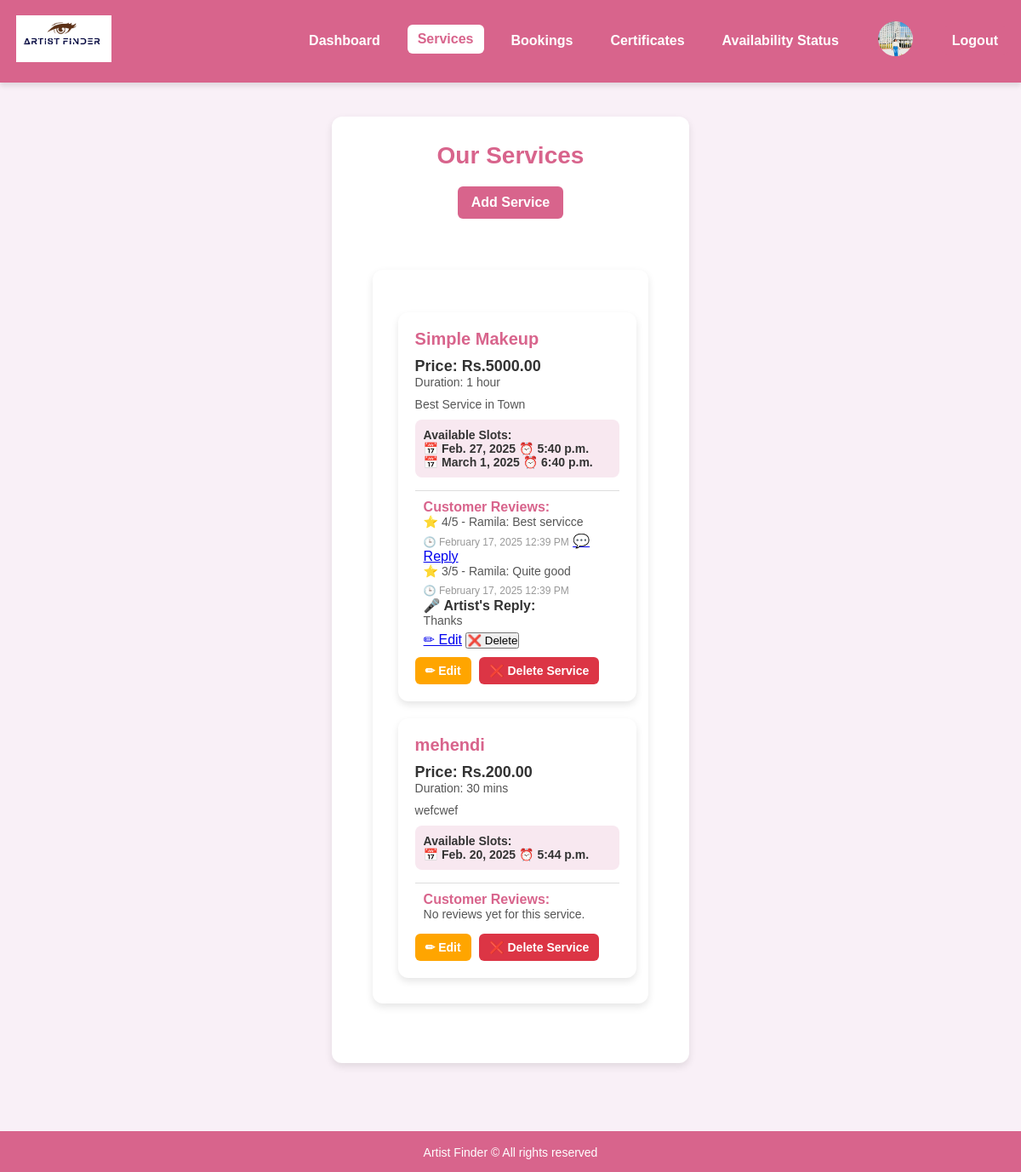
Screenshot of /services/ (signed in) with the database file from the repository.
### accounts/models.py (models this page shows, shortened)
class User(AbstractUser):
    username = None  # ✅ Remove username field completely
    email = models.EmailField(unique=True)  # Email as the unique identifier
    phone = models.CharField(max_length=15, unique=True)
    password = models.CharField(max_length=100)
    profile_image = models.ImageField(upload_to="profile_images/", null=True, blank=True)
    is_verified = models.BooleanField(default=False)
    is_artist = models.BooleanField(default=False)
    otp = models.CharField(max_length=6, blank=True, null=True)  # ✅ Stores OTP
    city = models.CharField(max_length=100, null=True, blank=True)
    works_at = models.CharField(max_length=255, null=True, blank=True)
    experience_years = models.IntegerField(default=0, null=True, blank=True)
    training_certificate = models.FileField(upload_to="certificates/", null=True, blank=True)
    is_available = models.BooleanField(default=True)
    USERNAME_FIELD = "email"  # ✅ Login using email instead of username
    REQUIRED_FIELDS = []  # ✅ Don't require username
    objects = CustomUserManager()  # ✅ Use custom manager

class Service(models.Model):
    artist = models.ForeignKey(User, related_name='services', on_delete=models.CASCADE)
    service_name = models.CharField(max_length=255)
    price = models.DecimalField(max_digits=10, decimal_places=2)
    duration = models.CharField(max_length=50, default="30 mins")
    description = models.TextField(blank=True, null=True)
    created_at = models.DateTimeField(auto_now_add=True)

class ServiceAvailability(models.Model):
    service = models.ForeignKey(Service, on_delete=models.CASCADE, related_name="availability")
    available_date = models.DateField()
    available_time = models.TimeField()
    is_booked = models.BooleanField(default=False)  # ✅ Ensure this field exists
    class Meta:
        unique_together = ('service', 'available_date', 'available_time')  # Prevent duplicate entries

class Review(models.Model):
    artist = models.ForeignKey(User, on_delete=models.CASCADE, related_name="artist_reviews")  # ✅ Link to artist
    service = models.ForeignKey(Service, on_delete=models.CASCADE, related_name="service_reviews", null=True, blank=True)  # ✅ Allow NULL
    user = models.ForeignKey(User, on_delete=models.CASCADE, related_name="user_reviews")
    rating = models.IntegerField(choices=[(i, i) for i in range(1, 6)], default=5)
    comment = models.TextField()
    is_anonymous = models.BooleanField(default=False)  # ✅ New: Anonymous Option
    created_at = models.DateTimeField(auto_now_add=True)
    artist_reply = models.TextField(blank=True, null=True)  # ✅ Artist reply field

### accounts/views.py (the view)
# urls.py: path('services/', views.services, name='services'),
@login_required(login_url='artist_login')
def services(request):
    artist_services = Service.objects.filter(artist=request.user).prefetch_related('service_reviews')  # ✅ Load reviews efficiently
    return render(request, 'accounts/services.html', {'services': artist_services})

### accounts/templates/accounts/services.html (shortened to what this page needs)
{% load static %}
<!DOCTYPE html>
<html lang="en">
<head>
    <link rel="stylesheet" href="{% static 'css/artist_dashboard.css' %}">
    <link rel="stylesheet" href="{% static 'css/services.css' %}">
</head>
<body>
    <header class="header">
        <div class="logo">
            <img src="{% static 'imagess/logo.png' %}" alt="Artist Finder Logo">
        </div>
        <nav class="navbar">
            <a href="{% url 'artist_dashboard' %}" class="nav-item">Dashboard</a>
            <a href="{% url 'services' %}" class="nav-item active">Services</a>
            <a href="{% url 'bookings' %}" class="nav-item">Bookings</a>
            <a href="{% url 'certificates' %}" class="nav-item">Certificates</a>
            <a href="{% url 'availability_status' %}" class="nav-item">Availability Status</a>
            <a href="{% url 'artist_profile' %}" class="nav-item profile-link">
                {% if user.profile_image %}
                    <img src="{{ user.profile_image.url }}" alt="Profile Image" class="profile-img">
                {% else %}
                    <img src="{% static 'images/default_profile.png' %}" alt="Default Profile Image" class="profile-img">
                {% endif %}
            </a>
            <a href="{% url 'artist_logout' %}" class="nav-item logout">Logout</a>
        </nav>
    </header>
    <section class="services-container text-center mt-10">
        <h1 class="text-3xl font-bold text-gray-800">Our Services</h1>
        <a href="{% url 'add_service' %}" class="add-service-btn">
             Add Service
        </a>
        <div class="services-container">
            <div class="grid">
                {% for service in services %}
                <div class="service-card">
                    <h3>{{ service.service_name }}</h3>
                    <p class="price">Price: Rs.{{ service.price }}</p>
                    <p class="description">Duration: {{ service.duration }}</p>
                    <p class="description">{{ service.description }}</p>
                    <p class="availability">
                        <strong>Available Slots:</strong>
                        {% for slot in service.availability.all %}
                            <br> 📅 {{ slot.available_date }} ⏰ {{ slot.available_time }}
                        {% empty %}
                            <br> No availability set yet.
                        {% endfor %}
                    </p>
                    <div class="reviews-section">
                        <h4>Customer Reviews:</h4>
                        {% for review in service.service_reviews.all %}
                            <p>⭐ {{ review.rating }}/5 - {{ review.user.first_name }}: {{ review.comment }}</p>
                            <small>🕒 {{ review.created_at|date:"F d, Y h:i A" }}</small>
                            {% if review.artist_reply %}
                                <div class="artist-reply">
                                    <strong>🎤 Artist's Reply:</strong>
                                    <p>{{ review.artist_reply }}</p>
                                    {% if request.user == review.artist %}
                                        <a href="{% url 'edit_review_reply' review.id %}" class="edit-reply-btn">✏ Edit</a>
                                        <button onclick="deleteReply('{{ review.id }}')" class="delete-reply-btn">❌ Delete</button>
                                    {% endif %}
                                </div>
                            {% elif request.user == review.artist %}
                                <a href="{% url 'edit_review_reply' review.id %}" class="reply-btn">💬 Reply</a>
                            {% endif %}
                        {% empty %}
                            <p>No reviews yet for this service.</p>
                        {% endfor %}
                    </div>
                    <a href="{% url 'edit_service' service.id %}" class="edit-btn">✏ Edit</a>
                    <form id="delete-service-{{ service.id }}" action="{% url 'delete_service' service.id %}" method="POST" style="display:inline;">
                        <button type="button" class="delete-btn" onclick="confirmDeleteService('{{ service.id }}')">❌ Delete Service</button>
                    </form>
                </div>
                {% empty %}
                <p class="no-services">No services available yet.</p>
                {% endfor %}
            </div>
        </div>
    </section>
    <footer class="footer">
        <p>Artist Finder &copy; All rights reserved</p>
    </footer>
</body>
</html>

### accounts/static/css/artist_dashboard.css (style rules this page uses)
* { margin: 0; padding: 0; box-sizing: border-box; font-family: 'Poppins', sans-serif; scroll-behavior: smooth; }
body { background: #fdfdfd; color: #333; min-height: 100vh; display: flex; flex-direction: column; }
.header { display: flex; justify-content: space-between; align-items: center; padding: 15px 30px; background: rgba(216, 100, 140, 0.2); backdrop-filter: blur(10px); border-bottom: 2px solid #D8648C; box-shadow: 0 4px 6px rgba(0, 0, 0, 0.1); }
.logo img { height: 55px; object-fit: contain; transition: transform 0.3s ease-in-out; }
.navbar { display: flex; align-items: center; gap: 15px; }
.nav-item { color: #D8648C; text-decoration: none; font-size: 16px; font-weight: 600; padding: 10px 15px; border-radius: 8px; transition: all 0.3s ease-in-out; }
.nav-item:hover, .nav-item.active { background: #D8648C; color: white; transform: translateY(-2px); }
.profile-link img { width: 45px; height: 45px; border-radius: 50%; border: 2px solid #D8648C; object-fit: cover; transition: transform 0.3s ease-in-out; }
.logout { background: #D8648C; color: white; padding: 8px 15px; border-radius: 5px; transition: all 0.3s; }
h1 { font-size: 32px; font-weight: 600; margin-bottom: 20px; color: #D8648C; }
.footer { background: rgba(216, 100, 140, 0.2); color: #D8648C; text-align: center; padding: 15px; margin-top: auto; border-top: 2px solid #D8648C; backdrop-filter: blur(10px); }
.delete-btn { background: #dc3545; color: white; font-size: 14px; padding: 8px 12px; border-radius: 6px; border: none; cursor: pointer; transition: background 0.3s ease-in-out; }

### accounts/static/css/services.css (style rules this page uses)
body { font-family: 'Poppins', sans-serif; background-color: #f9f0f7; color: #333; margin: 0; padding: 0; text-align: center; }
.header { background-color: #D8648C; padding: 15px; display: flex; justify-content: space-between; align-items: center; }
.logo img { width: 120px; }
.navbar { display: flex; gap: 20px; }
.nav-item { color: white; text-decoration: none; font-size: 16px; font-weight: 600; padding: 8px 12px; border-radius: 6px; transition: 0.3s ease-in-out; }
.nav-item:hover, .nav-item.active { background: white; color: #D8648C; }
.profile-img { width: 35px; height: 35px; border-radius: 50%; object-fit: cover; }
.services-container { max-width: 90%; margin: 40px auto; background: white; padding: 30px; border-radius: 12px; box-shadow: 0 4px 10px rgba(0, 0, 0, 0.1); }
h1 { font-size: 28px; color: #D8648C; margin-bottom: 20px; }
.add-service-btn { display: inline-block; background: #D8648C; color: white; padding: 10px 16px; font-size: 16px; font-weight: bold; border-radius: 6px; text-decoration: none; margin-bottom: 20px; transition: 0.3s ease-in-out; }
.grid { display: grid; grid-template-columns: repeat(auto-fit, minmax(280px, 1fr)); gap: 20px; margin-top: 20px; }
.service-card { background: white; border-radius: 12px; padding: 20px; box-shadow: 0 4px 8px rgba(0, 0, 0, 0.1); transition: 0.3s ease-in-out; text-align: left; position: relative; }
.service-card h3 { color: #D8648C; font-size: 20px; margin-bottom: 10px; }
.price { font-size: 18px; font-weight: bold; color: #333; }
.description { font-size: 14px; color: #555; margin-bottom: 10px; }
.availability { font-size: 14px; font-weight: bold; color: #333; margin-top: 10px; padding: 10px; background: #f8e8f0; border-radius: 8px; }
.reviews-section { margin-top: 15px; padding: 10px; border-top: 1px solid #ddd; }
.reviews-section h4 { font-size: 16px; color: #D8648C; }
.reviews-section p { font-size: 14px; color: #555; margin-bottom: 5px; }
.reviews-section small { color: #999; font-size: 12px; }
.edit-btn, .delete-btn { display: inline-block; padding: 8px 12px; font-size: 14px; border-radius: 6px; text-decoration: none; font-weight: bold; transition: 0.3s ease-in-out; }
.edit-btn { background: #FFA500; color: white; margin-right: 5px; }
.delete-btn { background: #dc3545; color: white; }
.footer { margin-top: 40px; padding: 15px; background: #D8648C; color: white; font-size: 14px; }

### rows the page displays
User: profile_image (picture)
Service: service_name "Simple Makeup", price "5000.00", duration "1 hour", description "Best Service in Town"
ServiceAvailability: available_date "Feb. 27, 2025", available_time "5:40 p.m."
ServiceAvailability: available_date "March 1, 2025", available_time "6:40 p.m."
Review: rating "4", user.first_name "Ramila", comment "Best servicce", created_at "February 17, 2025 12:39 PM", shows "💬 Reply"
Review: rating "3", user.first_name "Ramila", comment "Quite good", created_at "February 17, 2025 12:39 PM", artist_reply "Thanks"
Service: service_name "mehendi", price "200.00", duration "30 mins", description "wefcwef"
ServiceAvailability: available_date "Feb. 20, 2025", available_time "5:44 p.m."
